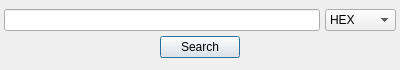
<?xml version="1.0" encoding="UTF-8"?>
<ui version="4.0">
 <class>hex_viewer_search_dialog</class>
 <widget class="QDialog" name="hex_viewer_search_dialog">
  <property name="windowModality">
   <enum>Qt::ApplicationModal</enum>
  </property>
  <property name="geometry">
   <rect>
    <x>0</x>
    <y>0</y>
    <width>400</width>
    <height>70</height>
   </rect>
  </property>
  <property name="minimumSize">
   <size>
    <width>400</width>
    <height>70</height>
   </size>
  </property>
  <property name="maximumSize">
   <size>
    <width>400</width>
    <height>70</height>
   </size>
  </property>
  <property name="windowTitle">
   <string>Search</string>
  </property>
  <layout class="QVBoxLayout" name="verticalLayout">
   <property name="spacing">
    <number>0</number>
   </property>
   <property name="leftMargin">
    <number>4</number>
   </property>
   <property name="topMargin">
    <number>4</number>
   </property>
   <property name="rightMargin">
    <number>4</number>
   </property>
   <property name="bottomMargin">
    <number>5</number>
   </property>
   <item>
    <layout class="QHBoxLayout" name="horizontalLayout_2">
     <property name="spacing">
      <number>5</number>
     </property>
     <item>
      <widget class="QLineEdit" name="lineEdit_search"/>
     </item>
     <item>
      <widget class="QComboBox" name="comboBox_content_type">
       <item>
        <property name="text">
         <string>HEX</string>
        </property>
       </item>
       <item>
        <property name="text">
         <string>ASCII</string>
        </property>
       </item>
       <item>
        <property name="text">
         <string>UTF-16</string>
        </property>
       </item>
      </widget>
     </item>
    </layout>
   </item>
   <item>
    <layout class="QHBoxLayout" name="horizontalLayout">
     <item>
      <spacer name="horizontalSpacer">
       <property name="orientation">
        <enum>Qt::Horizontal</enum>
       </property>
       <property name="sizeHint" stdset="0">
        <size>
         <width>40</width>
         <height>20</height>
        </size>
       </property>
      </spacer>
     </item>
     <item>
      <widget class="QPushButton" name="pushButton_search">
       <property name="text">
        <string>Search</string>
       </property>
      </widget>
     </item>
     <item>
      <spacer name="horizontalSpacer_2">
       <property name="orientation">
        <enum>Qt::Horizontal</enum>
       </property>
       <property name="sizeHint" stdset="0">
        <size>
         <width>40</width>
         <height>20</height>
        </size>
       </property>
      </spacer>
     </item>
    </layout>
   </item>
  </layout>
 </widget>
 <resources/>
 <connections/>
</ui>
